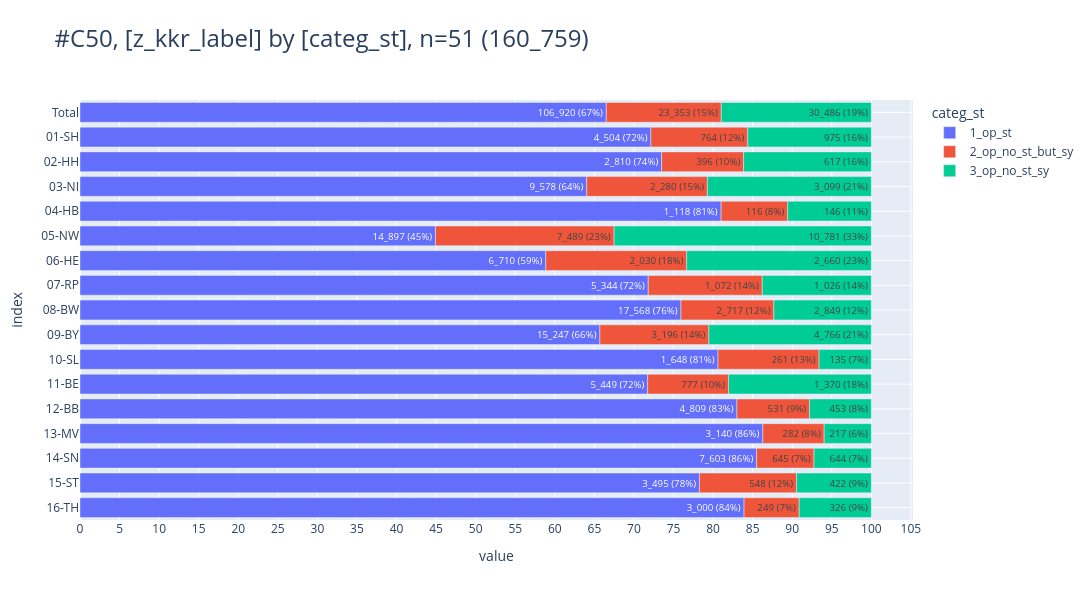

Notebook code cell kept with this figure:
### Code cell
FILTER = f"{FILTER_NO_180D_DEAD} and {FILTER_M0} and {FILTER_DY} and {FILTER_BET} and z_icd10_3d in ('C50')"
db_st = con.sql(f"""--sql
    select
        --tum.z_tum_id,
        z_kkr_label,
        any_value(
        case
            when z_tum_st_count > 0 then '1_op_st'
            when z_tum_sy_count > 0 then '2_op_no_st_but_sy'
            when z_tum_st_count + z_tum_sy_count = 0 then '3_op_no_st_sy'
            else 'U' end
        ) as categ_st,
    from Tumor tum
    join OPS ops on ops.z_tum_id = tum.z_tum_id
    where {FILTER}
    group by tum.z_tum_id, z_kkr_label,
""")

pls.plot_stacked_bars(
    db_st.to_df(),
    show_total=True,
    relative=True,
    normalize=True,
    orientation="h",
    show_pct_bar=True,
    caption="C50",
)

### Figure 1 — Plotly figure (JSON) as saved in the notebook; plotly's stock layout.template omitted (floating-point values rounded to 4 significant figures)
{"data": [{"hovertemplate": "col=1_op_st<br>value=%{x}<br>index=%{y}<br>cnt_pct_bar_str=%{text}<extra></extra>", "legendgroup": "1_op_st", "marker": {"color": "#636EFA", "pattern": {"shape": ""}}, "name": "1_op_st", "orientation": "h", "showlegend": true, "text": ["106_920 (67%)", "4_504 (72%)", "2_810 (74%)", "9_578 (64%)", "1_118 (81%)", "14_897 (45%)", "6_710 (59%)", "5_344 (72%)", "17_568 (76%)", "15_247 (66%)", "1_648 (81%)", "5_449 (72%)", "4_809 (83%)", "3_140 (86%)", "7_603 (86%)", "3_495 (78%)", "3_000 (84%)"], "textposition": "auto", "type": "bar", "x": [106920, 4504, 2810, 9578, 1118, 14897, 6710, 5344, 17568, 15247, 1648, 5449, 4809, 3140, 7603, 3495, 3000], "xaxis": "x", "y": [" Total", "01-SH", "02-HH", "03-NI", "04-HB", "05-NW", "06-HE", "07-RP", "08-BW", "09-BY", "10-SL", "11-BE", "12-BB", "13-MV", "14-SN", "15-ST", "16-TH"], "yaxis": "y"}, {"hovertemplate": "col=2_op_no_st_but_sy<br>value=%{x}<br>index=%{y}<br>cnt_pct_bar_str=%{text}<extra></extra>", "legendgroup": "2_op_no_st_but_sy", "marker": {"color": "#EF553B", "pattern": {"shape": ""}}, "name": "2_op_no_st_but_sy", "orientation": "h", "showlegend": true, "text": ["23_353 (15%)", "764 (12%)", "396 (10%)", "2_280 (15%)", "116 (8%)", "7_489 (23%)", "2_030 (18%)", "1_072 (14%)", "2_717 (12%)", "3_196 (14%)", "261 (13%)", "777 (10%)", "531 (9%)", "282 (8%)", "645 (7%)", "548 (12%)", "249 (7%)"], "textposition": "auto", "type": "bar", "x": [23353, 764, 396, 2280, 116, 7489, 2030, 1072, 2717, 3196, 261, 777, 531, 282, 645, 548, 249], "xaxis": "x", "y": [" Total", "01-SH", "02-HH", "03-NI", "04-HB", "05-NW", "06-HE", "07-RP", "08-BW", "09-BY", "10-SL", "11-BE", "12-BB", "13-MV", "14-SN", "15-ST", "16-TH"], "yaxis": "y"}, {"hovertemplate": "col=3_op_no_st_sy<br>value=%{x}<br>index=%{y}<br>cnt_pct_bar_str=%{text}<extra></extra>", "legendgroup": "3_op_no_st_sy", "marker": {"color": "#00CC96", "pattern": {"shape": ""}}, "name": "3_op_no_st_sy", "orientation": "h", "showlegend": true, "text": ["30_486 (19%)", "975 (16%)", "617 (16%)", "3_099 (21%)", "146 (11%)", "10_781 (33%)", "2_660 (23%)", "1_026 (14%)", "2_849 (12%)", "4_766 (21%)", "135 (7%)", "1_370 (18%)", "453 (8%)", "217 (6%)", "644 (7%)", "422 (9%)", "326 (9%)"], "textposition": "auto", "type": "bar", "x": [30486, 975, 617, 3099, 146, 10781, 2660, 1026, 2849, 4766, 135, 1370, 453, 217, 644, 422, 326], "xaxis": "x", "y": [" Total", "01-SH", "02-HH", "03-NI", "04-HB", "05-NW", "06-HE", "07-RP", "08-BW", "09-BY", "10-SL", "11-BE", "12-BB", "13-MV", "14-SN", "15-ST", "16-TH"], "yaxis": "y"}], "layout": {"barmode": "relative", "barnorm": "percent", "height": 600, "legend": {"title": {"text": "categ_st"}, "tracegroupgap": 0, "traceorder": "normal"}, "title": {"font": {"size": 24}, "text": "#C50, [z_kkr_label] by [categ_st], n=51 (160_759)", "xanchor": "left", "y": 0.95, "yanchor": "top"}, "width": 1600, "xaxis": {"anchor": "y", "domain": [0, 1], "dtick": 5, "gridwidth": 1, "showgrid": true, "title": {"text": "value"}}, "yaxis": {"anchor": "x", "categoryarray": ["16-TH", "15-ST", "14-SN", "13-MV", "12-BB", "11-BE", "10-SL", "09-BY", "08-BW", "07-RP", "06-HE", "05-NW", "04-HB", "03-NI", "02-HH", "01-SH", " Total"], "categoryorder": "array", "domain": [0, 1], "gridwidth": 1, "showgrid": true, "title": {"text": "index"}}}}
